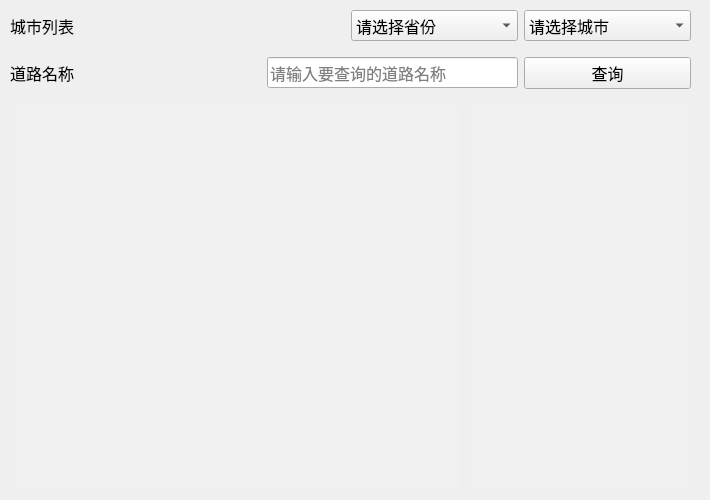
           <widget class="QWidget" name="realRoadtrafficSituationPage">
            <widget class="QWidget" name="verticalLayoutWidget_2">
             <property name="geometry">
              <rect>
               <x>0</x>
               <y>10</y>
               <width>701</width>
               <height>481</height>
              </rect>
             </property>
             <layout class="QVBoxLayout" name="trafficSituationRealRoadVertical1">
              <item>
               <layout class="QHBoxLayout" name="trafficSituationRealRoadHorziontal1" stretch="2,1,1">
                <property name="leftMargin">
                 <number>10</number>
                </property>
                <property name="rightMargin">
                 <number>10</number>
                </property>
                <property name="bottomMargin">
                 <number>10</number>
                </property>
                <item>
                 <widget class="QLabel" name="trafficRealRoadSelectCityLabel">
                  <property name="font">
                   <font>
                    <family>微软雅黑 Light</family>
                    <pointsize>12</pointsize>
                   </font>
                  </property>
                  <property name="text">
                   <string>城市列表</string>
                  </property>
                 </widget>
                </item>
                <item>
                 <widget class="QComboBox" name="trafficRealRoadProvinceComboBox">
                  <property name="font">
                   <font>
                    <family>微软雅黑 Light</family>
                    <pointsize>12</pointsize>
                   </font>
                  </property>
                  <item>
                   <property name="text">
                    <string>请选择省份</string>
                   </property>
                  </item>
                 </widget>
                </item>
                <item>
                 <widget class="QComboBox" name="trafficRealRoadCityComboBox">
                  <property name="font">
                   <font>
                    <family>微软雅黑 Light</family>
                    <pointsize>12</pointsize>
                   </font>
                  </property>
                  <item>
                   <property name="text">
                    <string>请选择城市</string>
                   </property>
                  </item>
                 </widget>
                </item>
               </layout>
              </item>
              <item>
               <layout class="QHBoxLayout" name="trafficSituationRealRoadHorziontal2" stretch="3,3,2">
                <property name="leftMargin">
                 <number>10</number>
                </property>
                <property name="rightMargin">
                 <number>10</number>
                </property>
                <property name="bottomMargin">
                 <number>10</number>
                </property>
                <item>
                 <widget class="QLabel" name="trafficRealRoadNameLabel">
                  <property name="font">
                   <font>
                    <family>微软雅黑 Light</family>
                    <pointsize>12</pointsize>
                   </font>
                  </property>
                  <property name="text">
                   <string>道路名称</string>
                  </property>
                 </widget>
                </item>
                <item>
                 <widget class="QLineEdit" name="trafficSituationRealRoadSearchRoadName">
                  <property name="font">
                   <font>
                    <family>微软雅黑 Light</family>
                    <pointsize>12</pointsize>
                   </font>
                  </property>
                  <property name="placeholderText">
                   <string>请输入要查询的道路名称</string>
                  </property>
                 </widget>
                </item>
                <item>
                 <widget class="QPushButton" name="trafficRealRoadSearchButton">
                  <property name="font">
                   <font>
                    <family>微软雅黑 Light</family>
                    <pointsize>12</pointsize>
                   </font>
                  </property>
                  <property name="text">
                   <string>查询</string>
                  </property>
                 </widget>
                </item>
               </layout>
              </item>
              <item>
               <layout class="QHBoxLayout" name="trafficSituationRealRoadHorziontal3" stretch="2,1">
                <property name="leftMargin">
                 <number>10</number>
                </property>
                <property name="rightMargin">
                 <number>10</number>
                </property>
                <item>
                 <widget class="QGraphicsView" name="trafficRealReadRoadPhotoView">
                  <property name="font">
                   <font>
                    <family>微软雅黑 Light</family>
                    <pointsize>12</pointsize>
                   </font>
                  </property>
                  <property name="styleSheet">
                   <string notr="true">QGraphicsView{
    color: Black;
    background: #F0F0F0;
    NoFrame;
}</string>
                  </property>
                  <property name="frameShape">
                   <enum>QFrame::NoFrame</enum>
                  </property>
                 </widget>
                </item>
                <item>
                 <widget class="QTextEdit" name="trafficSituationRealRoadTextEdit">
                  <property name="font">
                   <font>
                    <family>微软雅黑 Light</family>
                    <pointsize>12</pointsize>
                   </font>
                  </property>
                  <property name="styleSheet">
                   <string notr="true">QTextEdit{
    color: Black;
    background: #F0F0F0;
    NoFrame;
}</string>
                  </property>
                  <property name="frameShape">
                   <enum>QFrame::NoFrame</enum>
                  </property>
                 </widget>
                </item>
               </layout>
              </item>
             </layout>
            </widget>
           </widget>
